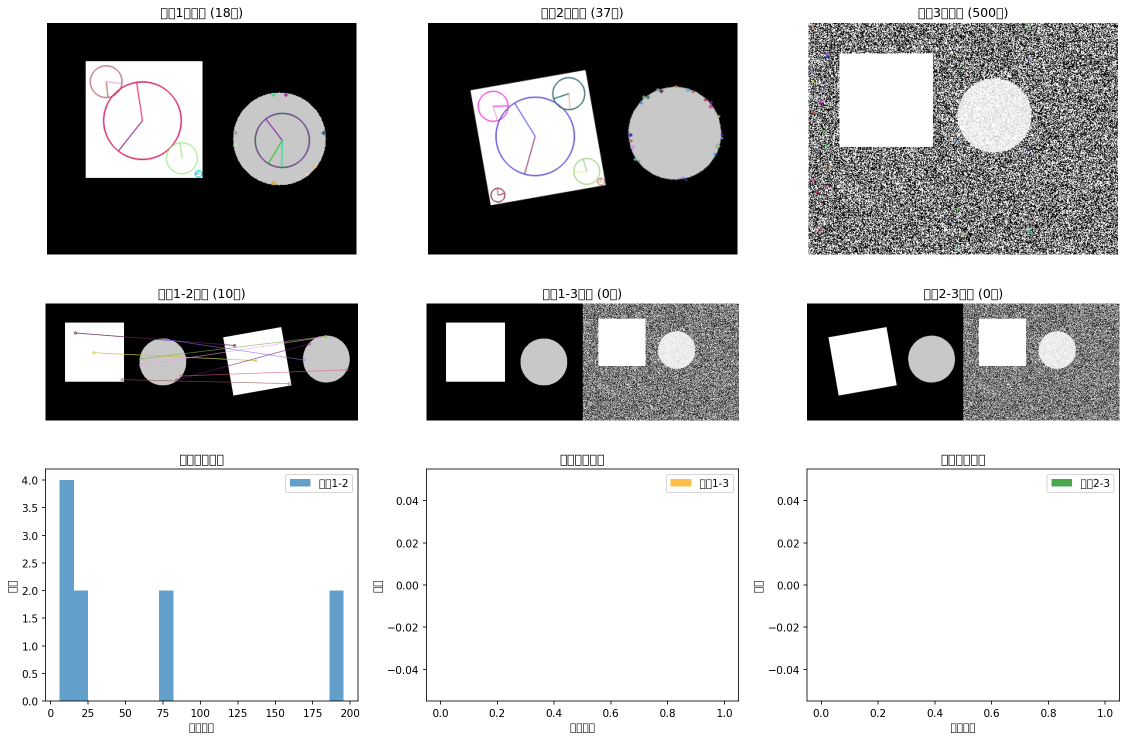
#> input picture 计算机视觉第三次作业/sift_feature_matching.png, 2253 x 1480 px (shown at 1/2 size)
$ python -i edge_detection_comparison.py   (imports and definitions only)   (older library calls are emulated)
#> lines starting #> are read from the running program, lines starting #| are printed output that depends on the picture
#> further down, picture is the input picture: shape (1480, 2253, 3); mean B, G, R 189.3, 188.8, 188.4
"""
边缘检测算子比较
比较不同的边缘检测算子及其效果
"""

import cv2
import numpy as np
import matplotlib.pyplot as plt
from scipy import ndimage
import time

class EdgeDetector:
    def __init__(self):
        """初始化边缘检测器"""
        pass

    def sobel_edge_detection(self, image, ksize=3):
        """Sobel边缘检测"""
#> called with ksize = 3
        if len(image.shape) == 3:
            gray = cv2.cvtColor(image, cv2.COLOR_BGR2GRAY)
        else:
            gray = image

        # Sobel算子
        sobel_x = cv2.Sobel(gray, cv2.CV_64F, 1, 0, ksize=ksize)
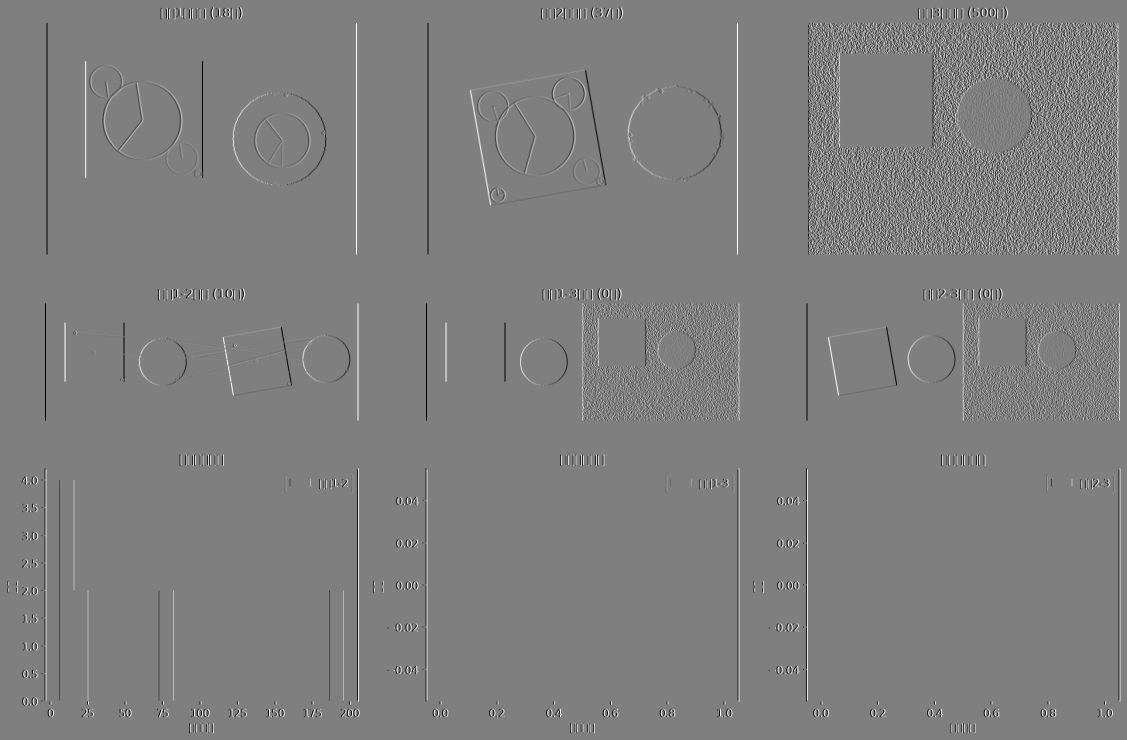
#> sobel_x: shape (1480, 2253) float64 (shown at 1/2 size); min -1020, max 1020, mean 0; drawn with min black and max white
        sobel_y = cv2.Sobel(gray, cv2.CV_64F, 0, 1, ksize=ksize)
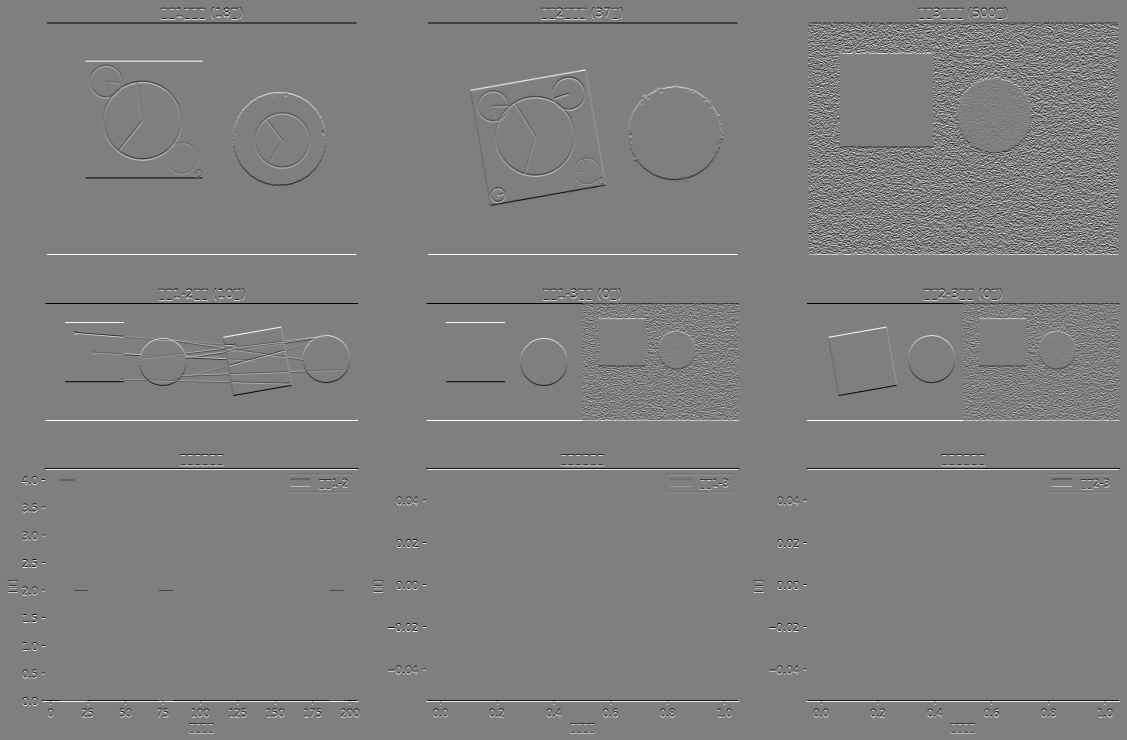
#> sobel_y: shape (1480, 2253) float64 (shown at 1/2 size); min -1020, max 1020, mean 0; drawn with min black and max white

        # 计算梯度幅值
        magnitude = np.sqrt(sobel_x**2 + sobel_y**2)
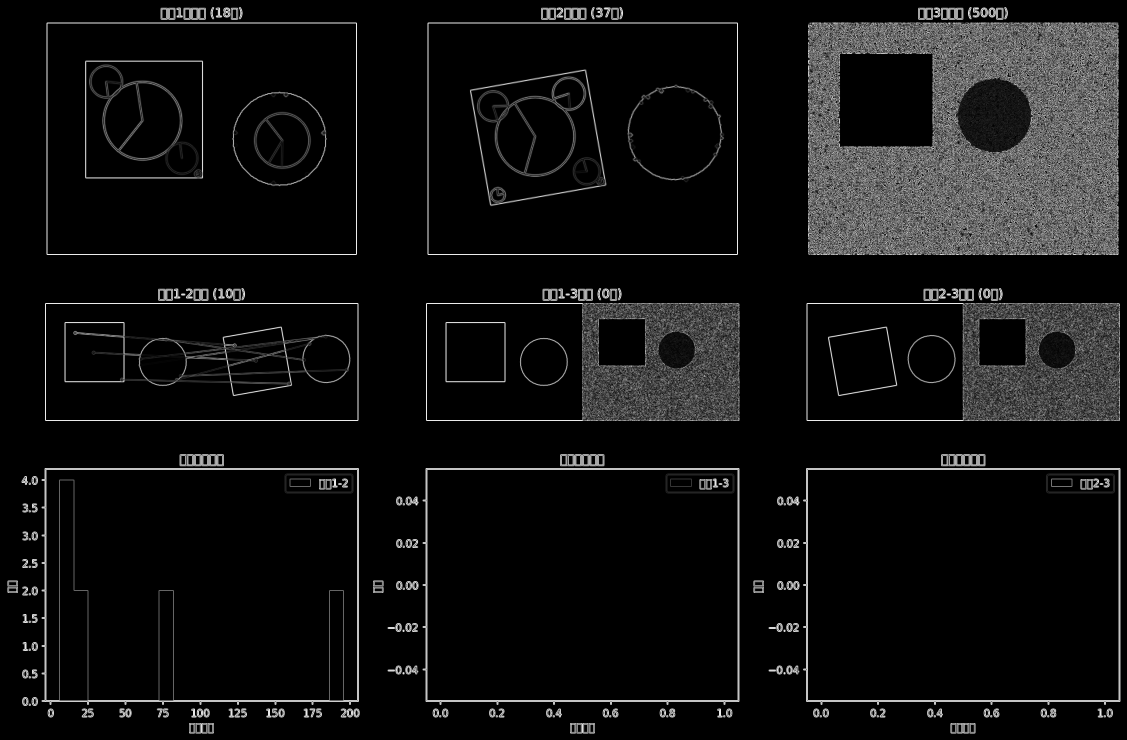
#> magnitude: shape (1480, 2253) float64 (shown at 1/2 size); min 0, max 1100.7, mean 72; drawn with min black and max white

        # 归一化到0-255
        magnitude = np.uint8(255 * magnitude / magnitude.max())

        # 计算梯度方向
        direction = np.arctan2(sobel_y, sobel_x) * 180 / np.pi
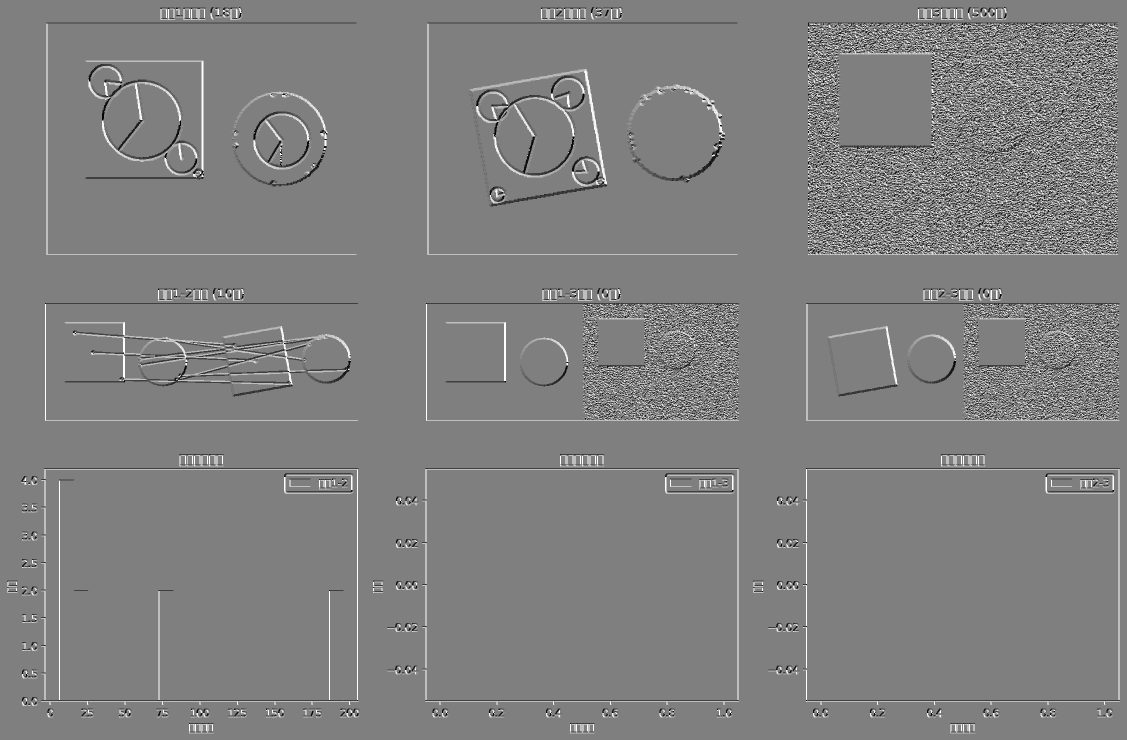
#> direction: shape (1480, 2253) float64 (shown at 1/2 size); min -179.9, max 180, mean 1.1; drawn with min black and max white

        return magnitude, direction, sobel_x, sobel_y

    # [423 lines left out: functions prewitt_edge_detection, roberts_edge_detection, canny_edge_detection, laplacian_edge_detection, zero_crossing_edge_detection, evaluate_edge_detection and 3 more, not called in this run]

# [2 lines not run here, left out]

>>> import cv2
>>> picture = cv2.imread('sift_feature_matching.png')
>>> result = EdgeDetector().sobel_edge_detection(picture)
